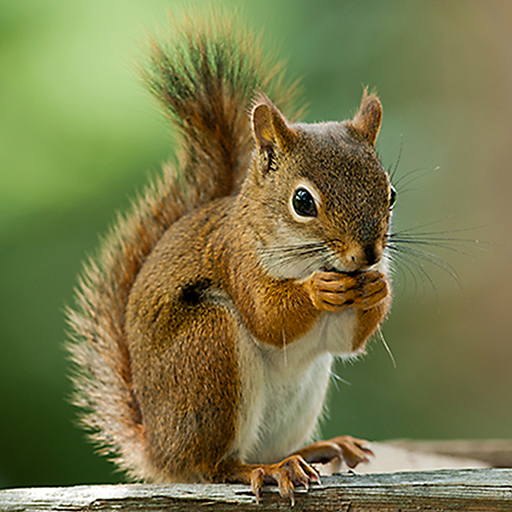
#> input picture image.png, 512 x 512 px
$ python edge.py   (older library calls are emulated)
#> lines starting #> are read from the running program, lines starting #| are printed output that depends on the picture
import cv2
import numpy as np
import matplotlib.pyplot as plt

img = cv2.imread("image.png", 0)
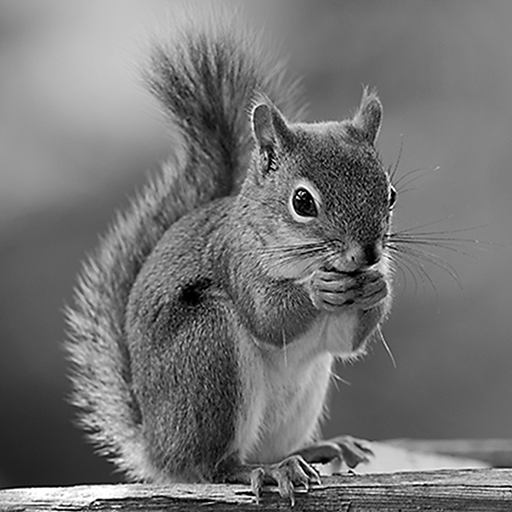
#> img: shape (512, 512); min 0, max 255, mean 115.9

Gx = np.array([[-1, 0, 1],
               [-2, 0, 2],
               [-1, 0, 1]])

Gy = np.array([[-1, -2, -1],
               [ 0,  0,  0],
               [ 1,  2,  1]])

edge_x = cv2.filter2D(img, cv2.CV_64F, Gx)
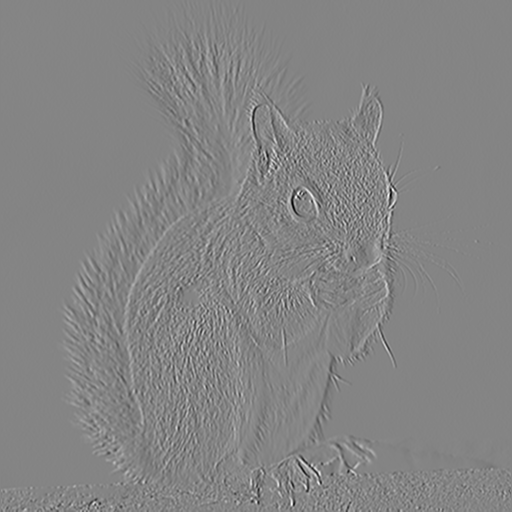
#> edge_x: shape (512, 512) float64; min -991, max 916, mean 0.3; drawn with min black and max white
edge_y = cv2.filter2D(img, cv2.CV_64F, Gy)
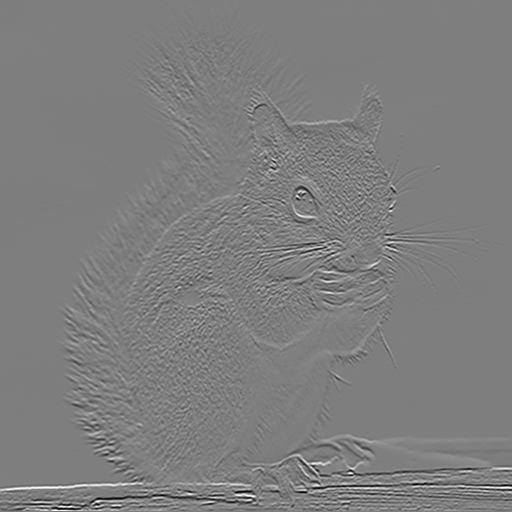
#> edge_y: shape (512, 512) float64; min -1005, max 1016, mean -0.9; drawn with min black and max white

edge = cv2.convertScaleAbs(edge_x) + cv2.convertScaleAbs(edge_y)
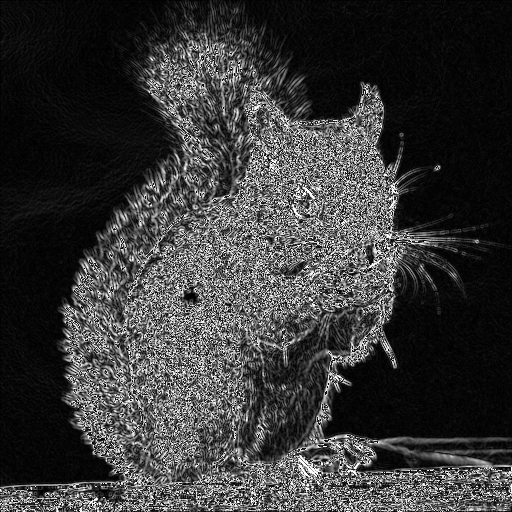
#> edge: shape (512, 512); min 0, max 255, mean 56.5

plt.imshow(edge, cmap="gray")
plt.title("Manual Sobel Edge Detection")
plt.axis("off")
plt.show()

$ run again, with img1.jpg saved as image.png
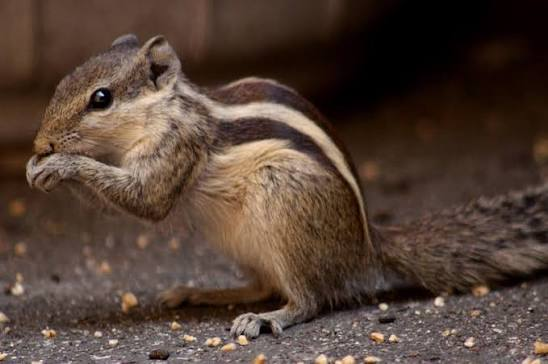
#> input picture img1.jpg, 548 x 364 px
#> `edge_y = cv2.filter2D(img, cv2.CV_64F, Gy)`:
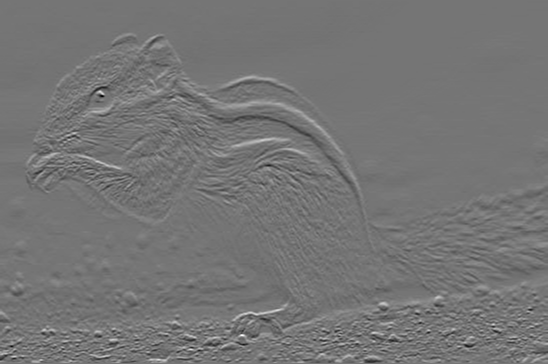
#> edge_y: shape (364, 548) float64; min -700, max 824, mean 1.7; drawn with min black and max white
#> `edge = cv2.convertScaleAbs(edge_x) + cv2.convertScaleAbs(edge_y)`:
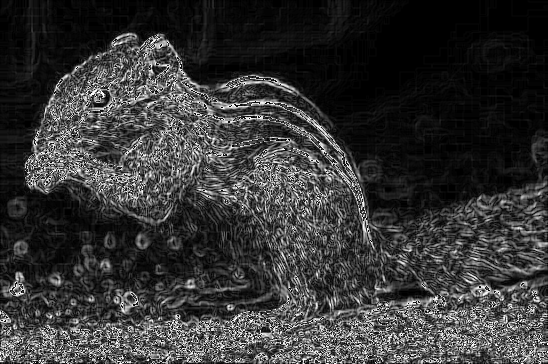
#> edge: shape (364, 548); min 0, max 255, mean 54.2
